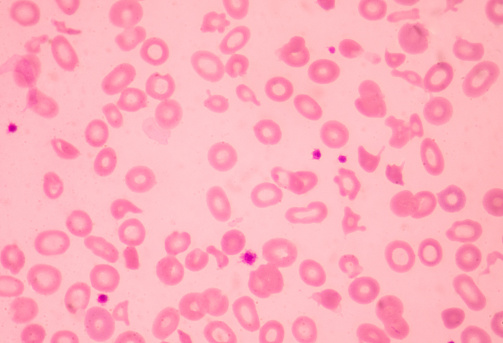
#> input picture imagem1.jpg, 503 x 343 px
$ python limiarizacaoimagem1.py
#> lines starting #> are read from the running program, lines starting #| are printed output that depends on the picture; after the words box and inside, x2 and y2 are one past the last pixel; in counts of white or black regions, pixels touching at a corner belong together
import cv2

# Carregar a imagem em escala de cinza
image = cv2.imread('imagem1.jpg', cv2.IMREAD_GRAYSCALE)
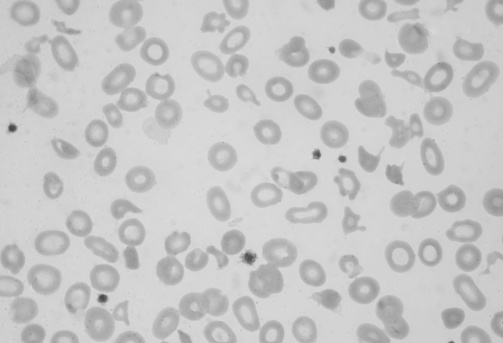
#> image: shape (343, 503); min 71, max 219, mean 199.1

# Aplicar a limiarização adaptativa usando o método de Gaussiano
# Parâmetros: (imagem, valor máximo, método de limiarização, tipo de limiarização,
# tamanho do bloco, constante a ser subtraída do valor médio)
adaptive_threshold = cv2.adaptiveThreshold(image, 255, cv2.ADAPTIVE_THRESH_GAUSSIAN_C,
                                           cv2.THRESH_BINARY, 11, 2)
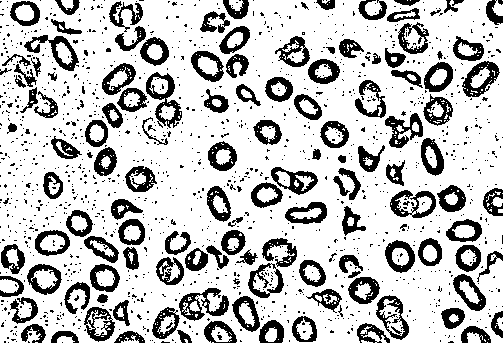
#> adaptive_threshold: shape (343, 503); 75.6% white; 1316 black regions (1182 under 20 px), largest, box (x1, y1, x2, y2) and area: (146, 72, 182, 128) 734, (179, 288, 229, 321) 700, (24, 35, 79, 71) 611

# Exibir a imagem original e a imagem com limiarização adaptativa
cv2.imshow('Original', image)
cv2.imshow('Limiarização Adaptativa', adaptive_threshold)
cv2.waitKey(0)
cv2.destroyAllWindows()

$ run again, with imagem2.jpg copied over imagem1.jpg
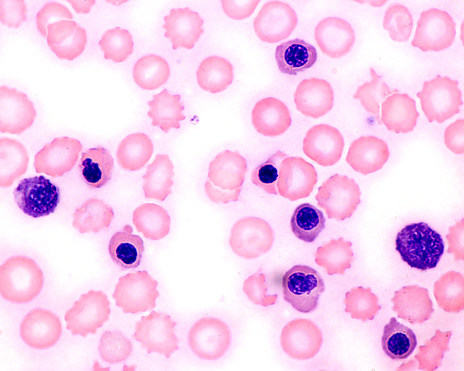
#> input picture imagem2.jpg, 464 x 371 px
#> `image = cv2.imread('imagem1.jpg', cv2.IMREAD_GRAYSCALE)`:
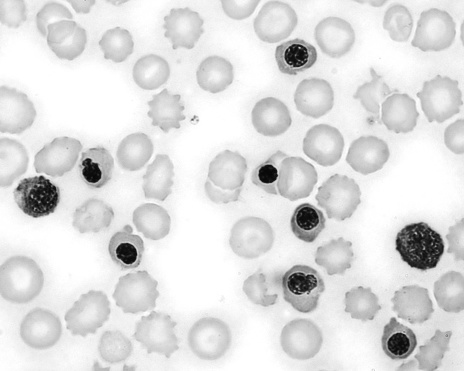
#> image: shape (371, 464); min 6, max 255, mean 223.1
#> `adaptive_threshold = cv2.adaptiveThreshold(image, 255, cv2.ADAPTIVE_TH..`:
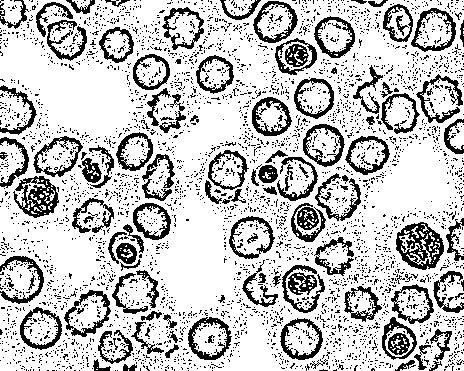
#> adaptive_threshold: shape (371, 464); 76.5% white; 3792 black regions (3667 under 20 px), largest, box (x1, y1, x2, y2) and area: (396, 222, 444, 270) 1167, (13, 176, 59, 218) 918, (188, 317, 232, 360) 614

$ run again, with imagem3.jpg copied over imagem1.jpg
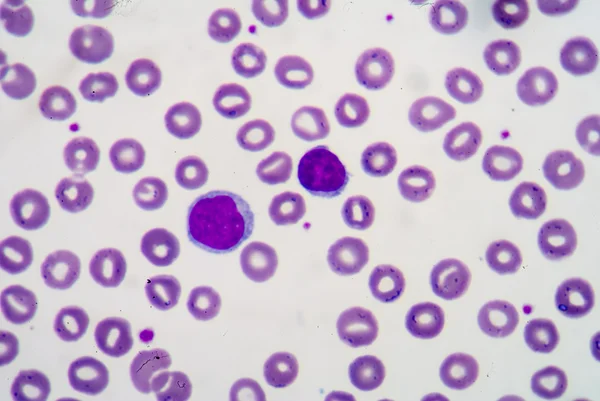
#> input picture imagem3.jpg, 600 x 401 px
#> `image = cv2.imread('imagem1.jpg', cv2.IMREAD_GRAYSCALE)`:
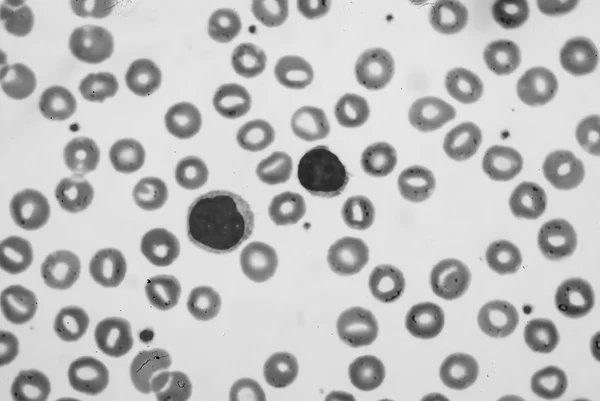
#> image: shape (401, 600); min 9, max 243, mean 190.9
#> `adaptive_threshold = cv2.adaptiveThreshold(image, 255, cv2.ADAPTIVE_TH..`:
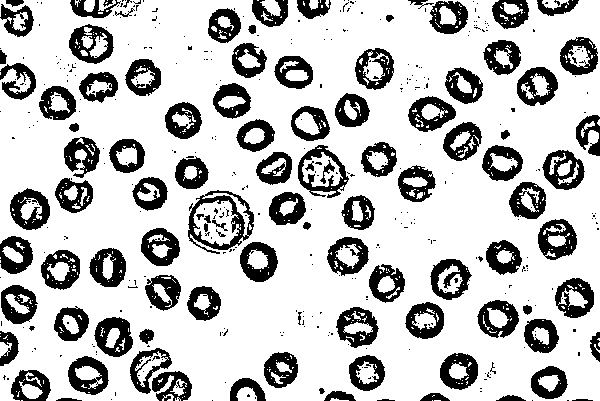
#> adaptive_threshold: shape (401, 600); 75.8% white; 432 black regions (328 under 20 px), largest, box (x1, y1, x2, y2) and area: (188, 190, 254, 254) 1287, (10, 188, 50, 230) 957, (94, 317, 133, 357) 937
